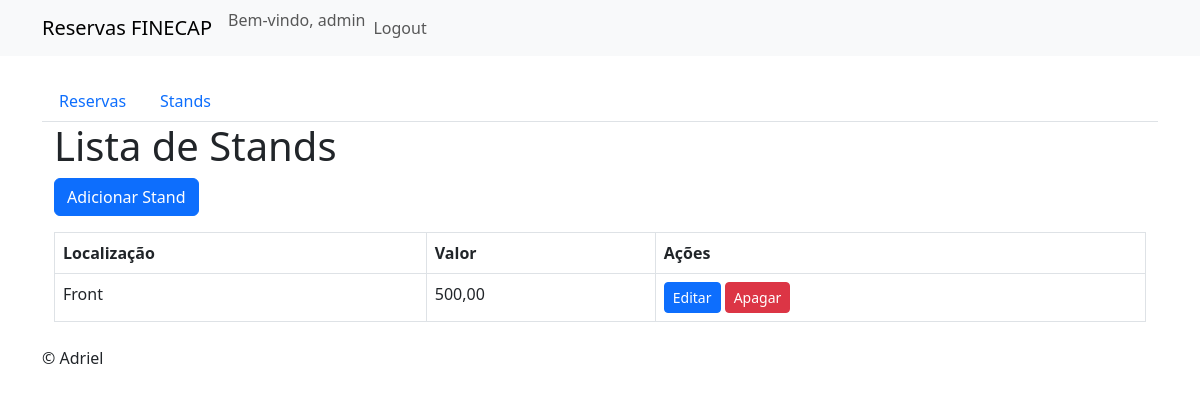
/stand/ (signed in), run on an earlier commit of the app's database.
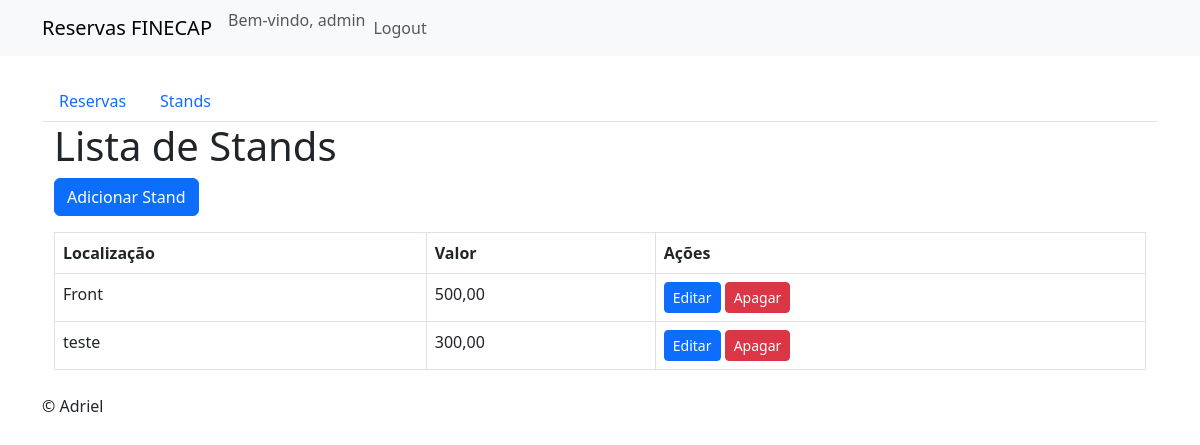
And on a later commit of the database.
### main/models.py (models this page shows, shortened)
class Stand(models.Model):
    localizacao = models.CharField(max_length=100)
    valor = models.DecimalField(
        verbose_name=("valor"),
        decimal_places=2,
        max_digits=6
    )

### main/views.py (the view)
# urls.py: path('stand/', ListarStandsView.as_view(), name="listar_stands"),
class ListarStandsView(UserPassesTestMixin,ListView):
    model = Stand
    template_name = "finecap/stands.html"
    context_object_name = "stands"
    ordering = ['id']
    paginate_by = 5
    def get_context_data(self, **kwargs):
        context = super().get_context_data(**kwargs)
        context['total_reservas'] = Reserva.objects.count()
        context['total_stands'] = Stand.objects.count()
        return context
    def test_func(self):
        return self.request.user.is_superuser

### main/templates/finecap/stands.html
{% extends 'base.html' %}
{% block content %}
<div class="container">
    <h1>Lista de Stands</h1>
    <a href="{% url 'criar_stands' %}" class="btn btn-primary mb-3">Adicionar Stand</a>
    <table class="table table-bordered">
        <thead>
            <tr>
                <th>Localização</th>
                <th>Valor</th>
                <th>Ações</th>
            </tr>
        </thead>
        <tbody>
            {% for stand in stands %}
                <tr>
                    <td>{{ stand.localizacao }}</td>
                    <td>{{ stand.valor }}</td>
                    <td>
                        <a href="{% url 'editar_stands' stand.pk %}" class="btn btn-primary btn-sm">Editar</a>
                        <a href="{% url 'deletar_stands' stand.pk %}" class="btn btn-danger btn-sm">Apagar</a>
                    </td>
                </tr>
            {% endfor %}
        </tbody>
    </table>
</div>
{% endblock %}

What changed in the data, as far as the page shows it:
added Stand: localizacao "teste", valor "300,00"
